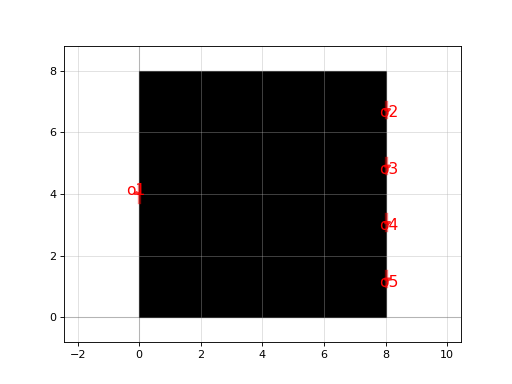

Recreate this plot in Python.
import gdsfactory as gf

c = gf.components.nxn(west=1, east=4, north=0, south=0, xsize=8.0, ysize=8.0, wg_width=0.5, layer='WG', wg_margin=1.0)
c.plot()
